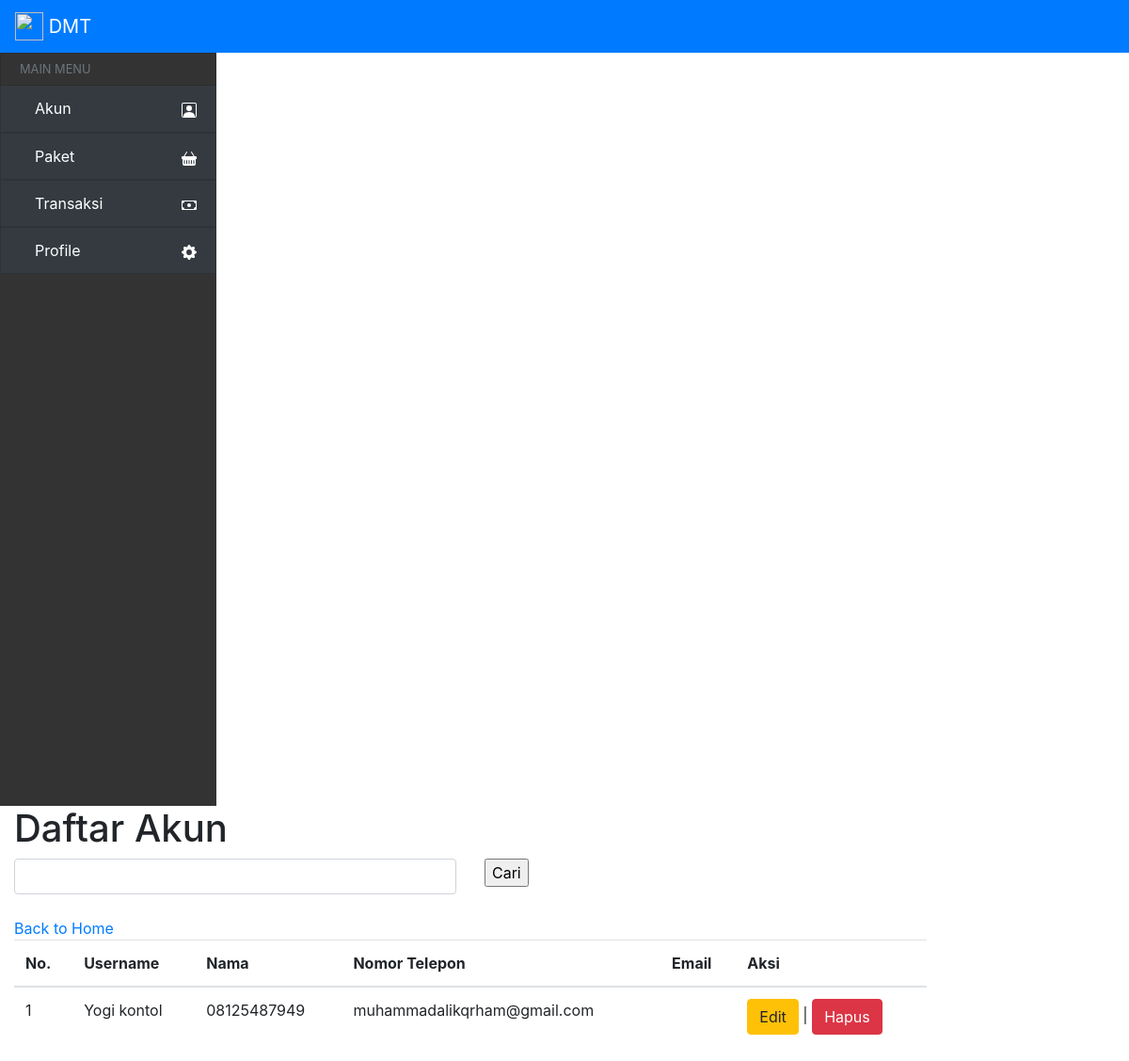
The page /admin/akun/v_akun.php on the database its author committed.
### tables this page shows
CREATE TABLE `akun` (
  `kode_akun` varchar(20) NOT NULL,
  `nama` varchar(200) NOT NULL,
  `no_telp` varchar(15) NOT NULL,
  `email` varchar(200) NOT NULL,
  `password` varchar(200) NOT NULL,
  `status` enum('1','0') NOT NULL
);

### admin/akun/v_akun.php (the view, shortened to what this page needs)
<?php include('../config/koneksi.php');?>
<?php include_once('../layout/kepala.php') ?>
	<div class="col-10">
		<div class="enter-admin">
			<h1>Daftar Akun</h1>
			<form action="POST" action="v_jenis.php">
				<div class="row">
					<div class="col">
						<input class="form-control" type="text" name="kata">
					</div>
					<div class="col">
						<input type="submit" name="cari" value="Cari">
					</div>
				</div>
			</form>
			<br>
			<a href="index.php">Back to Home</a>
		</div>
	<table class="table">
			<thead>
				<tr>
					<th scope="col">No.</th>
					<th scope="col">Username</th>
					<th scope="col">Nama</th>
					<th scope="col">Nomor Telepon</th>
					<th scope="col">Email</th>
					<th scope="col">Aksi</th>
				</tr>
			</thead>
			<tbody>
<?php
if (isset($_POST['cari']))
{
	$kata=$_POST['kata'];
    $sql="SELECT nama,no_telp,email FROM akun WHERE username like '%$kata%'OR nama like '%$kata%' order by username DESC";
    echo $koneksi->error;
}
else
	$sql="SELECT nama,no_telp,email FROM akun order by nama DESC";
$query=mysqli_query($koneksi,$sql);
$no=1;
while($baris=mysqli_fetch_array($query))
{
	echo "<tr>";
	echo "<td>".$no."</td>";
	echo "<td>".$baris[0]."</td>";
  echo "<td>".$baris[1]."</td>";
  echo "<td>".$baris[2]."</td>";
	echo "<td>".$baris[3]."</td>";
	echo "<td><a class='btn btn-warning' href='edit_akun.php?id=$baris[0]'>Edit</a> |
						<a class='btn btn-danger' href='del_akun.php?id=$baris[0]'>Hapus</a>
		</td>";
	$no++;
}
?>
</tbody>
</table>
</div>
</div>
<?php include_once('../layout/kaki.php') ?>

### rows shown on the page
akun: nama "Yogi kontol", no_telp "08125487949", email "muhammadalikqrham@gmail.com"
